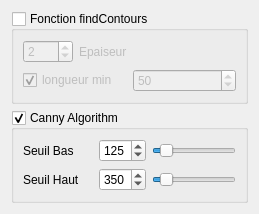
      <widget class="QWidget" name="tabD">
       <attribute name="title">
        <string>D</string>
       </attribute>
       <layout class="QGridLayout" name="gridLayout_18">
        <item row="0" column="0">
         <widget class="QGroupBox" name="findContoursD">
          <property name="title">
           <string>Fonction findContours</string>
          </property>
          <property name="checkable">
           <bool>true</bool>
          </property>
          <property name="checked">
           <bool>false</bool>
          </property>
          <layout class="QGridLayout" name="gridLayout_17">
           <item row="0" column="0" colspan="2">
            <layout class="QHBoxLayout" name="horizontalLayout_17">
             <item>
              <widget class="QSpinBox" name="thicknessD">
               <property name="minimumSize">
                <size>
                 <width>25</width>
                 <height>0</height>
                </size>
               </property>
               <property name="maximumSize">
                <size>
                 <width>50</width>
                 <height>16777215</height>
                </size>
               </property>
               <property name="minimum">
                <number>1</number>
               </property>
               <property name="maximum">
                <number>25</number>
               </property>
               <property name="singleStep">
                <number>1</number>
               </property>
               <property name="value">
                <number>2</number>
               </property>
              </widget>
             </item>
             <item>
              <widget class="QLabel" name="label_17">
               <property name="text">
                <string>Epaiseur</string>
               </property>
              </widget>
             </item>
            </layout>
           </item>
           <item row="1" column="0">
            <widget class="QCheckBox" name="doMinPerimeterD">
             <property name="text">
              <string>longueur min</string>
             </property>
             <property name="checked">
              <bool>true</bool>
             </property>
            </widget>
           </item>
           <item row="1" column="1">
            <widget class="QSpinBox" name="minPerimeterD">
             <property name="maximum">
              <number>50000</number>
             </property>
             <property name="singleStep">
              <number>10</number>
             </property>
             <property name="value">
              <number>50</number>
             </property>
            </widget>
           </item>
          </layout>
         </widget>
        </item>
        <item row="1" column="0">
         <widget class="QGroupBox" name="cannyD">
          <property name="title">
           <string>Canny Algorithm</string>
          </property>
          <property name="checkable">
           <bool>true</bool>
          </property>
          <layout class="QGridLayout" name="gridLayout_13">
           <item row="0" column="0">
            <layout class="QHBoxLayout" name="horizontalLayout_14">
             <item>
              <widget class="QLabel" name="label_14">
               <property name="minimumSize">
                <size>
                 <width>70</width>
                 <height>0</height>
                </size>
               </property>
               <property name="text">
                <string>Seuil Bas</string>
               </property>
              </widget>
             </item>
             <item>
              <widget class="QSpinBox" name="cannyLowThresholdD">
               <property name="maximum">
                <number>500</number>
               </property>
               <property name="singleStep">
                <number>10</number>
               </property>
               <property name="value">
                <number>125</number>
               </property>
              </widget>
             </item>
             <item>
              <widget class="QSlider" name="horizontalSlider_6">
               <property name="maximum">
                <number>500</number>
               </property>
               <property name="value">
                <number>50</number>
               </property>
               <property name="orientation">
                <enum>Qt::Horizontal</enum>
               </property>
              </widget>
             </item>
            </layout>
           </item>
           <item row="1" column="0">
            <layout class="QHBoxLayout" name="horizontalLayout_16">
             <item>
              <widget class="QLabel" name="label_16">
               <property name="minimumSize">
                <size>
                 <width>70</width>
                 <height>0</height>
                </size>
               </property>
               <property name="text">
                <string>Seuil Haut</string>
               </property>
              </widget>
             </item>
             <item>
              <widget class="QSpinBox" name="cannyHighThresholdD">
               <property name="maximum">
                <number>500</number>
               </property>
               <property name="singleStep">
                <number>10</number>
               </property>
               <property name="value">
                <number>350</number>
               </property>
              </widget>
             </item>
             <item>
              <widget class="QSlider" name="horizontalSlider_7">
               <property name="maximum">
                <number>500</number>
               </property>
               <property name="value">
                <number>50</number>
               </property>
               <property name="orientation">
                <enum>Qt::Horizontal</enum>
               </property>
              </widget>
             </item>
            </layout>
           </item>
          </layout>
         </widget>
        </item>
       </layout>
      </widget>
